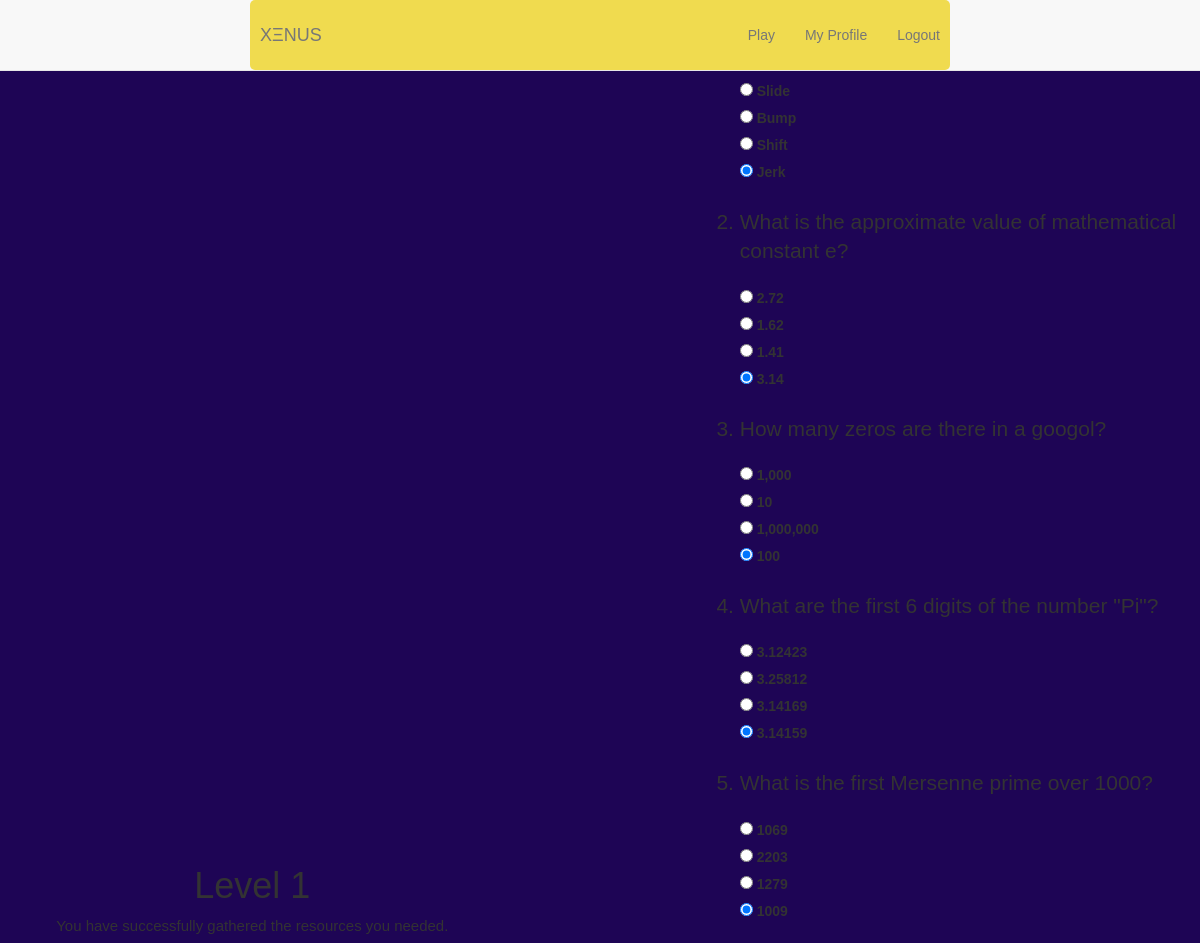
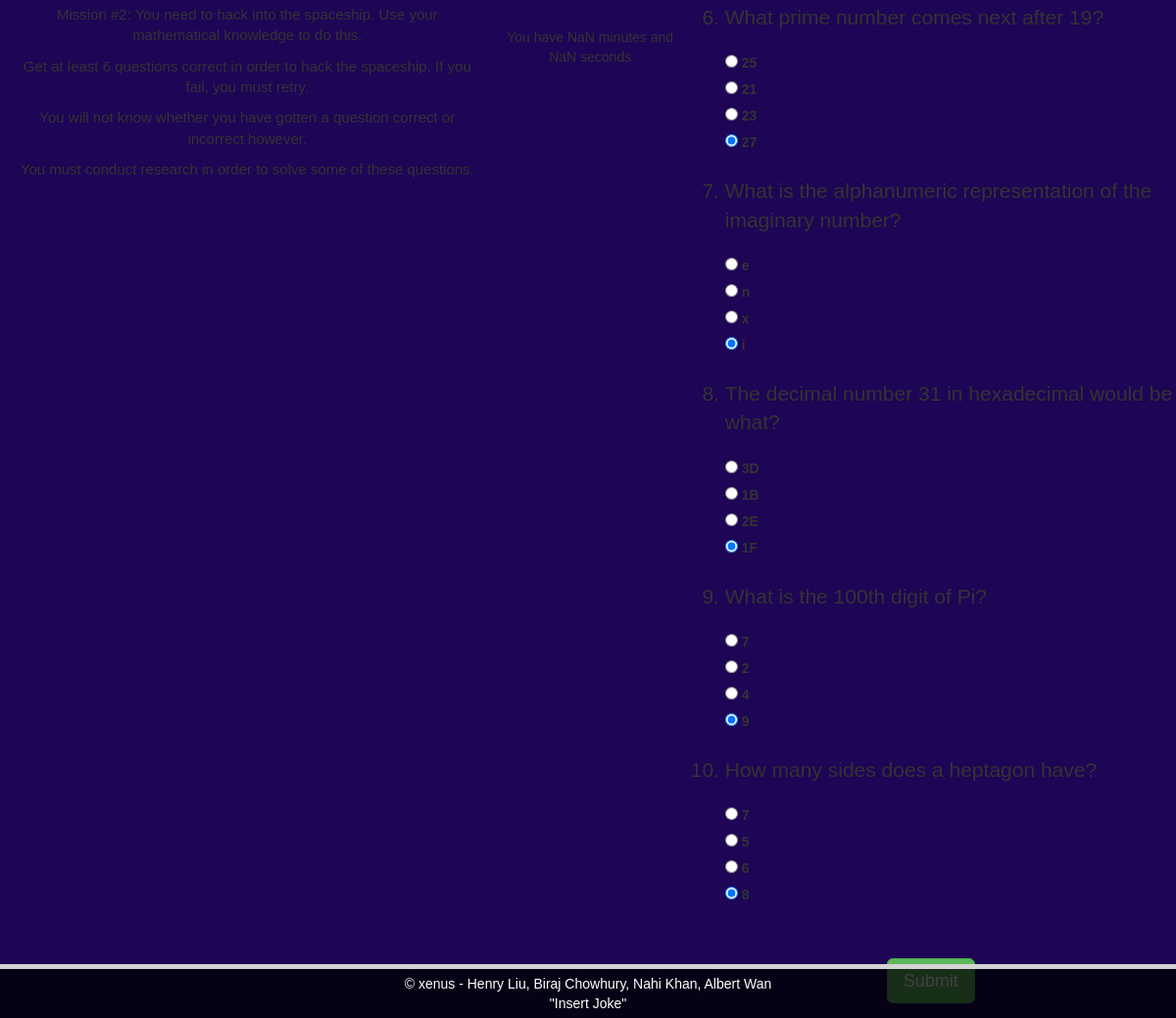
The page /computation (signed in) on the database its author committed (2 pictures, top to bottom).
### tables this page shows
CREATE TABLE TRIVIA (questions TEXT, one TEXT, two TEXT, three TEXT, four TEXT);

### app.py (the view)
@app.route("/computation")
def computation():
    if "user" not in session:
        return redirect(url_for('root'))
    with sqlite3.connect(DB_FILE) as connection:
        c = connection.cursor()
        q = 'SELECT questions, one, two , three, four FROM TRIVIA;'
        foo = c.execute(q)
        List = foo.fetchall()
        connection.commit()
    return render_template('computation.html',q = List, heading = session["user"],sessionstatus = "user" in session)

### templates/computation.html (shortened to what this page needs)
{% extends "homepage.html" %}
{% block body %}
{% block searchresults %}
<div class="container-fluid">
  <center>
    <h1>Level 1</h1>
    <p> You have successfully gathered the resources you needed. </p>
    <p>Mission #2: You need to hack into the spaceship. Use your mathematical knowledge to do this.</p>
    <p>Get at least 6 questions correct in order to hack the spaceship. If you fail, you must retry.</p>
    <p>You will not know whether you have gotten a question correct or incorrect however.</p>
    <p>You must conduct research in order to solve some of these questions.</p>
  </center>
</div>
<head>
</head>
<body onload="timeRemaining()">
  <center><div>You have <span id="clockdiv"></span></div></center>
</body>
<div class = "form-group">
  <form action = "/computationchecker" method='POST'>
    <ol>
      {% for i in q %}
      <li class="lead">{{i[0]|safe}}</li>
      <div class="form-check">
        <input required="true" class ="form-check-input" type='radio' value='{{i[1]}}' name='{{loop.index0}}' checked/>
        <label class="form-check-label"> {{i[1]|safe}} </label>
        <br>
        <input required="true" class ="form-check-input" type='radio' value='{{i[2]}}' name='{{loop.index0}}' checked/>
        <label class="form-check-label"> {{i[2]|safe}} </label>
        <br>
        <input required="true" class ="form-check-input" type='radio' value='{{i[3]}}' name='{{loop.index0}}' checked/>
        <label class="form-check-label"> {{i[3]|safe}} </label>
        <br>
        <input required="true" class ="form-check-input" type='radio' value='{{i[4]}}' name='{{loop.index0}}' checked/>
        <label class="form-check-label"> {{i[4]|safe}} </label>
        <br>
      </div>
      <br>
      {% endfor %}
      <br>
    </ol>
    <div class="text-center">
      <button type="submit" class="btn btn-success btn-lg">Submit</button>
    </div>
  </form>
</div>
<br><br><br>
{% endblock %}
{% endblock %}

### templates/homepage.html (shortened to what this page needs)
{% extends "template.html" %}
{% block buttons %}
{% if sessionstatus %}
<html lang="en">
<li class="nav-item">
  <a href="{{ url_for('play') }}" class="nav-link">Play</a>
</li>
<li class="nav-item">
  <a href="{{ url_for('profile') }}" class="nav-link">My Profile</a>
</li>
<li class="nav-item">
  <a href="{{ url_for('logout') }}" class="nav-link">Logout</a>
</li>
{% endif %}
{% endblock %}

### templates/template.html (shortened to what this page needs)
<!DOCTYPE html>
<html lang="en" dir="ltr">
<head>
  <link rel="stylesheet" href="https://maxcdn.bootstrapcdn.com/bootstrap/3.3.7/css/bootstrap.min.css">
  <link rel="stylesheet" href="css/styles.css">
  </head>
<br>
<br>
<body style="height: 100%;">
    <nav class="navbar navbar-default navbar-fixed-top" data-sr-id="0" style="color: black; opacity: 1; transition: opacity 2s cubic-bezier(0.5, 0, 0, 1) 0s;">
      <div class="container">
        <div class="navbar-header">
          <a class="navbar-brand" href="{{ url_for('root') }}">XΞNUS</a>
        </div>
        <div id="navbar" class="collapse navbar-collapse">
          <ul class="nav navbar-nav navbar-right">
            {% block buttons %}
            {% endblock %}
          </ul>
        </div>
      </div>
    </nav>
    {% block body %}
    {% endblock %}
<br>
<br>
  <footer style="position: fixed; left: 0; bottom: 0; padding: 5px; margin-top: 0; width: 100%; background: rgba(0, 0, 0, 0.75); color: white; text-align: center; border-top: solid; border-color:lightgray; border-width: 5px;">
     &copy xenus - Henry Liu, Biraj Chowhury, Nahi Khan, Albert Wan <br> "Insert Joke"
  </footer>
  </body>
</html>

### templates/styles.css (style rules this page uses)
* { box-sizing: border-box; }
body { display: flex; justify-content: center; align-items: center; min-height: 100vh; margin: 0; background-color: #1E0555; }
body, .quote-input { font-family: 'Gill Sans', 'Gill Sans MT', Calibri, 'Trebuchet MS', sans-serif; }
.container { background-color: #F0DB4F; padding: 1rem; border-radius: .5rem; width: 700px; max-width: 90%; }

### templates/computation.html (style rules this page uses)
p { text-align: center; font-size: 15px; margin-top: 0px; }

### templates/template.html (style rules this page uses)
body { background-image: url("/images/snake.jpg"); background-position: 50% 50%; background-repeat: repeat; }

### rows shown on the page
TRIVIA: one "Slide", two "Bump", three "Shift", four "Jerk"
TRIVIA: questions "What is the approximate value of mathematical constant e?", one "2.72", two "1.62", three "1.41", four "3.14"
TRIVIA: questions "How many zeros are there in a googol?", one "1,000", two "10", three "1,000,000", four "100"
TRIVIA: questions "What are the first 6 digits of the number \"Pi\"?", one "3.12423", two "3.25812", three "3.14169", four "3.14159"
TRIVIA: questions "What is the first Mersenne prime over 1000?", one "1069", two "2203", three "1279", four "1009"
TRIVIA: questions "What prime number comes next after 19?", one "25", two "21", three "23", four "27"
TRIVIA: questions "What is the alphanumeric representation of the imaginary number?", one "e", two "n", three "x", four "i"
TRIVIA: questions "The decimal number 31 in hexadecimal would be what?", one "3D", two "1B", three "2E", four "1F"
TRIVIA: questions "What is the 100th digit of Pi?", one "7", two "2", three "4", four "9"
TRIVIA: questions "How many sides does a heptagon have?", one "7", two "5", three "6", four "8"
